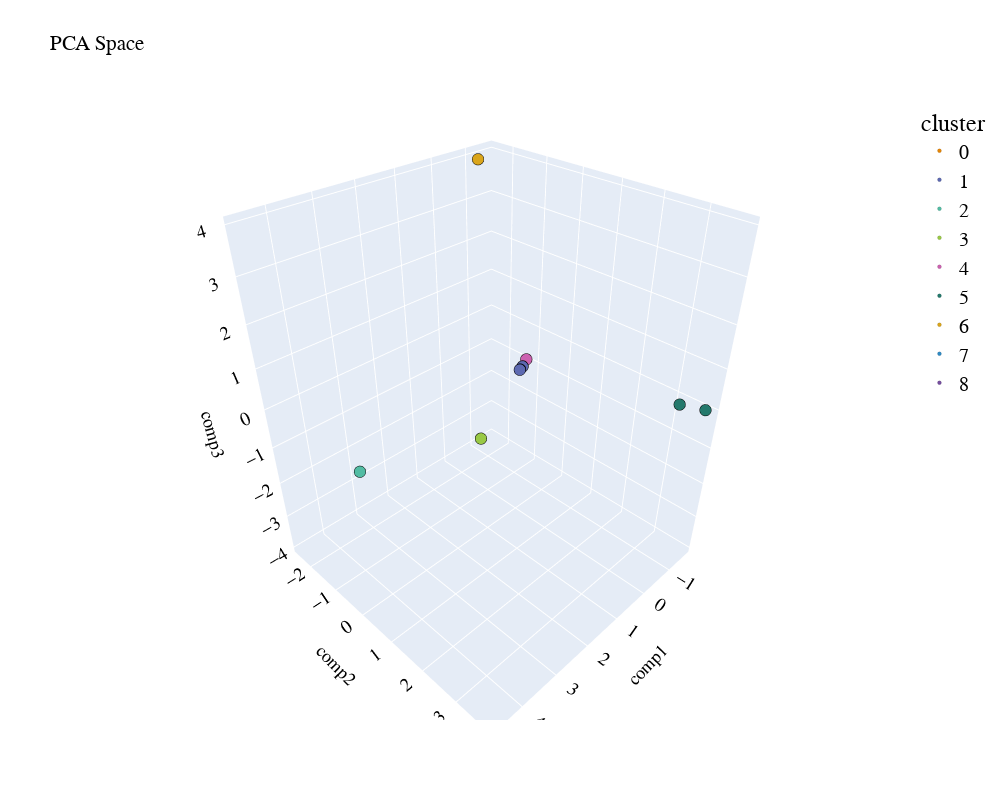

The notebook cell this image was saved under:
### Code cell
# Calculation the principal components in 2D and 3D

import prince
import plotly.express as px

def get_pca_2d(df, predict):

    pca_2d_object = prince.PCA(
    n_components=2,
    n_iter=3,
    rescale_with_mean=True,
    rescale_with_std=True,
    copy=True,
    check_input=True,
    engine='sklearn',
    random_state=42
    )

    pca_2d_object.fit(df)

    df_pca_2d = pca_2d_object.transform(df)
    df_pca_2d.columns = ["comp1", "comp2"]
    df_pca_2d["cluster"] = predict

    return pca_2d_object, df_pca_2d



def get_pca_3d(df, predict):

    pca_3d_object = prince.PCA(
    n_components=3,
    n_iter=3,
    rescale_with_mean=True,
    rescale_with_std=True,
    copy=True,
    check_input=True,
    engine='sklearn',
    random_state=42
    )

    pca_3d_object.fit(df)

    df_pca_3d = pca_3d_object.transform(df)
    df_pca_3d.columns = ["comp1", "comp2", "comp3"]
    df_pca_3d["cluster"] = predict

    return pca_3d_object, df_pca_3d



def plot_pca_3d(df, title = "PCA Space", opacity=0.8, width_line = 0.1):

    df = df.astype({"cluster": "object"})
    df = df.sort_values("cluster")

    columns = df.columns[0:3].tolist()

    fig = px.scatter_3d(df, 
                        x=columns[0], 
                        y=columns[1], 
                        z=columns[2],
                        color='cluster',
                        template="plotly",
                        
                        # symbol = "cluster",
                        
                        color_discrete_sequence=px.colors.qualitative.Vivid,
                        title=title).update_traces(
                            # mode = 'markers',
                            marker={
                                "size": 4,
                                "opacity": opacity,
                                # "symbol" : "diamond",
                                "line": {
                                    "width": width_line,
                                    "color": "black",
                                }
                            }
                        ).update_layout(
                                width = 1000, 
                                height = 800, 
                                autosize = False, 
                                showlegend = True,
                                legend=dict(title_font_family="Times New Roman",
                                            font=dict(size= 20)),
                                scene = dict(xaxis=dict(title = 'comp1', titlefont_color = 'black'),
                                            yaxis=dict(title = 'comp2', titlefont_color = 'black'),
                                            zaxis=dict(title = 'comp3', titlefont_color = 'black')),
                                font = dict(family = "Gilroy", color  = 'black', size = 15))
                      
    
    fig.show()


def plot_pca_2d(df, title = "PCA Space", opacity=0.8, width_line = 0.1):

    df = df.astype({"cluster": "object"})
    df = df.sort_values("cluster")

    columns = df.columns[0:3].tolist()


    fig = px.scatter(df, 
                        x=columns[0], 
                        y=columns[1],
                        color='cluster',
                        template="plotly",
                        # symbol = "cluster",
                        
                        color_discrete_sequence=px.colors.qualitative.Vivid,
                        title=title).update_traces(
                            # mode = 'markers',
                            marker={
                                "size": 8,
                                "opacity": opacity,
                                # "symbol" : "diamond",
                                "line": {
                                    "width": width_line,
                                    "color": "black",
                                }
                            }
                        ).update_layout(
                                width = 800, 
                                height = 700, 
                                autosize = False, 
                                showlegend = True,
                                legend=dict(title_font_family="Times New Roman",
                                            font=dict(size= 20)),
                                scene = dict(xaxis=dict(title = 'comp1', titlefont_color = 'black'),
                                            yaxis=dict(title = 'comp2', titlefont_color = 'black'),
                                            ),
                                font = dict(family = "Gilroy", color  = 'black', size = 15))
                        
        
    fig.show()
    
    
# PCA 3D

pca_3d_object, df_pca_3d = get_pca_3d(data_no_outliers, clusters_predict)
plot_pca_3d(df_pca_3d, title = "PCA Space", opacity=1, width_line = 0.1)
print("The variability is :", pca_3d_object.eigenvalues_summary)

### Figure 1 — Plotly figure (JSON) as saved in the notebook; plotly's stock layout.template omitted (floating-point values rounded to 4 significant figures)
{"data": [{"hovertemplate": "cluster=0<br>comp1=%{x}<br>comp2=%{y}<br>comp3=%{z}<extra></extra>", "legendgroup": "0", "marker": {"color": "rgb(229, 134, 6)", "line": {"color": "black", "width": 0.1}, "opacity": 1, "size": 4, "symbol": "circle"}, "mode": "markers", "name": "0", "scene": "scene", "showlegend": true, "type": "scatter3d", "x": [-0.1856, -0.1856, -0.1856, -0.1856, -0.1856, -0.1856, -0.1856, -0.1856, -0.1856, -0.1856], "y": [-0.06406, -0.06406, -0.06406, -0.06406, -0.06406, -0.06406, -0.06406, -0.06406, -0.06406, -0.06406], "z": [1.235e-13, 1.235e-13, 1.235e-13, 1.235e-13, 1.235e-13, 1.235e-13, 1.235e-13, 1.235e-13, 1.235e-13, 1.235e-13]}, {"hovertemplate": "cluster=1<br>comp1=%{x}<br>comp2=%{y}<br>comp3=%{z}<extra></extra>", "legendgroup": "1", "marker": {"color": "rgb(93, 105, 177)", "line": {"color": "black", "width": 0.1}, "opacity": 1, "size": 4, "symbol": "circle"}, "mode": "markers", "name": "1", "scene": "scene", "showlegend": true, "type": "scatter3d", "x": [-0.05754, -0.05754, -0.05754, -0.05754, -0.05754, -0.05754, -0.05754, -0.05754, -0.05754, -0.05754, -0.05754, -0.05754, -0.05754, -0.1856, -0.0417, -0.1856, -0.04119, -0.04119, -0.04119, -0.04119, -0.04119, -0.04119, -0.04119, -0.04119, -0.0417, -0.0417, -0.0417, -0.0417, -0.0417, -0.0417, -0.0417, -0.0417, -0.05754, -0.05754, -0.0417, -0.05754, -0.05754, -0.05754, -0.05754, -0.05754, -0.05754, -0.05754, -0.05754, -0.05754, -0.05754, -0.05754, -0.05754, -0.05754, -0.05754, -0.05754, -0.05754, -0.05754, -0.05754, -0.05754, -0.1856, -0.1856, -0.05754, -0.05754, -0.05754, -0.05754, -0.05754, -0.05754, -0.05754, -0.05754, -0.1856, -0.05754, -0.05754, -0.05754, -0.1856, -0.05754, -0.1856, -0.1856, -0.1856, -0.1856, -0.05754, -0.05754], "y": [-0.01795, -0.01795, -0.01795, -0.01795, -0.01795, -0.01795, -0.01795, -0.01795, -0.01795, -0.01795, -0.01795, -0.01795, -0.01795, -0.06406, -0.01286, -0.06406, -0.0127, -0.0127, -0.0127, -0.0127, -0.0127, -0.0127, -0.0127, -0.0127, -0.01286, -0.01286, -0.01286, -0.01286, -0.01286, -0.01286, -0.01286, -0.01286, -0.01795, -0.01795, -0.01286, -0.01795, -0.01795, -0.01795, -0.01795, -0.01795, -0.01795, -0.01795, -0.01795, -0.01795, -0.01795, -0.01795, -0.01795, -0.01795, -0.01795, -0.01795, -0.01795, -0.01795, -0.01795, -0.01795, -0.06406, -0.06406, -0.01795, -0.01795, -0.01795, -0.01795, -0.01795, -0.01795, -0.01795, -0.01795, -0.06406, -0.01795, -0.01795, -0.01795, -0.06406, -0.01795, -0.06406, -0.06406, -0.06406, -0.06406, -0.01795, -0.01795], "z": [1.359e-15, 1.359e-15, 1.359e-15, 1.359e-15, 1.359e-15, 1.359e-15, 1.359e-15, 1.359e-15, 1.359e-15, 1.359e-15, 1.359e-15, 1.359e-15, 1.359e-15, -1.615e-14, 8.037e-16, -1.615e-14, -6.418e-15, -6.418e-15, -6.418e-15, -6.418e-15, -6.418e-15, -6.418e-15, -6.418e-15, -6.418e-15, 8.037e-16, 8.037e-16, 8.037e-16, 8.037e-16, 8.037e-16, 8.037e-16, 8.037e-16, 8.037e-16, 1.359e-15, 1.359e-15, 8.037e-16, 1.359e-15, 1.359e-15, 1.359e-15, 1.359e-15, 1.359e-15, 1.359e-15, 1.359e-15, 1.359e-15, 1.359e-15, 1.359e-15, 1.359e-15, 1.359e-15, 1.359e-15, 1.359e-15, 1.359e-15, 1.359e-15, 1.359e-15, 1.359e-15, 1.359e-15, -1.615e-14, -1.615e-14, 1.359e-15, 1.359e-15, 1.359e-15, 1.359e-15, 1.359e-15, 1.359e-15, 1.359e-15, 1.359e-15, -1.615e-14, 1.359e-15, 1.359e-15, 1.359e-15, -1.615e-14, 1.359e-15, -1.615e-14, -1.615e-14, -1.615e-14, -1.615e-14, 1.359e-15, 1.359e-15]}, {"hovertemplate": "cluster=2<br>comp1=%{x}<br>comp2=%{y}<br>comp3=%{z}<extra></extra>", "legendgroup": "2", "marker": {"color": "rgb(82, 188, 163)", "line": {"color": "black", "width": 0.1}, "opacity": 1, "size": 4, "symbol": "circle"}, "mode": "markers", "name": "2", "scene": "scene", "showlegend": true, "type": "scatter3d", "x": [4.64, 4.64, 4.64, 4.64, 4.64, 4.64, 4.64, 4.64, 4.64, 4.64, 4.64, 4.64, 4.64, 4.64, 4.64, 4.64, 4.64, 4.64, 4.64, 4.64, 4.64, 4.64, 4.64, 4.64, 4.64, 4.64, 4.64, 4.64, 4.64, 4.64, 4.64, 4.64, 4.64], "y": [0.3204, 0.3204, 0.3204, 0.3204, 0.3204, 0.3204, 0.3204, 0.3204, 0.3204, 0.3204, 0.3204, 0.3204, 0.3204, 0.3204, 0.3204, 0.3204, 0.3204, 0.3204, 0.3204, 0.3204, 0.3204, 0.3204, 0.3204, 0.3204, 0.3204, 0.3204, 0.3204, 0.3204, 0.3204, 0.3204, 0.3204, 0.3204, 0.3204], "z": [-2.46e-13, -2.46e-13, -2.46e-13, -2.46e-13, -2.46e-13, -2.46e-13, -2.46e-13, -2.46e-13, -2.46e-13, -2.46e-13, -2.46e-13, -2.46e-13, -2.46e-13, -2.46e-13, -2.46e-13, -2.46e-13, -2.46e-13, -2.46e-13, -2.46e-13, -2.46e-13, -2.46e-13, -2.46e-13, -2.46e-13, -2.46e-13, -2.46e-13, -2.46e-13, -2.46e-13, -2.46e-13, -2.46e-13, -2.46e-13, -2.46e-13, -2.46e-13, -2.46e-13]}, {"hovertemplate": "cluster=3<br>comp1=%{x}<br>comp2=%{y}<br>comp3=%{z}<extra></extra>", "legendgroup": "3", "marker": {"color": "rgb(153, 201, 69)", "line": {"color": "black", "width": 0.1}, "opacity": 1, "size": 4, "symbol": "circle"}, "mode": "markers", "name": "3", "scene": "scene", "showlegend": true, "type": "scatter3d", "x": [-1.193, -1.193, -1.193, -1.193, -1.193, -1.193, -1.193, -1.193, -1.193, -1.193, -1.193, -1.193, -1.193, -1.193, -1.193, -1.193, -1.193, -1.193, -1.193, -1.193, -1.193, -1.193, -1.193, -1.193, -1.193, -1.193, -1.193, -1.193, -1.193], "y": [-2.485, -2.485, -2.485, -2.485, -2.485, -2.485, -2.485, -2.485, -2.485, -2.485, -2.485, -2.485, -2.485, -2.485, -2.485, -2.485, -2.485, -2.485, -2.485, -2.485, -2.485, -2.485, -2.485, -2.485, -2.485, -2.485, -2.485, -2.485, -2.485], "z": [-3.904, -3.904, -3.904, -3.904, -3.904, -3.904, -3.904, -3.904, -3.904, -3.904, -3.904, -3.904, -3.904, -3.904, -3.904, -3.904, -3.904, -3.904, -3.904, -3.904, -3.904, -3.904, -3.904, -3.904, -3.904, -3.904, -3.904, -3.904, -3.904]}, {"hovertemplate": "cluster=4<br>comp1=%{x}<br>comp2=%{y}<br>comp3=%{z}<extra></extra>", "legendgroup": "4", "marker": {"color": "rgb(204, 97, 176)", "line": {"color": "black", "width": 0.1}, "opacity": 1, "size": 4, "symbol": "circle"}, "mode": "markers", "name": "4", "scene": "scene", "showlegend": true, "type": "scatter3d", "x": [-0.4748, -0.4748, -0.4748, -0.4748, -0.4748, -0.4748, -0.4748, -0.4748, -0.4748, -0.4748, -0.4748, -0.4748, -0.4748, -0.4748, -0.4748, -0.4748, -0.4748, -0.4748, -0.4748, -0.4748, -0.4748, -0.4748, -0.4748, -0.4748], "y": [-0.2155, -0.2155, -0.2155, -0.2155, -0.2155, -0.2155, -0.2155, -0.2155, -0.2155, -0.2155, -0.2155, -0.2155, -0.2155, -0.2155, -0.2155, -0.2155, -0.2155, -0.2155, -0.2155, -0.2155, -0.2155, -0.2155, -0.2155, -0.2155], "z": [-6.385e-15, -6.385e-15, -6.385e-15, -6.385e-15, -6.385e-15, -6.385e-15, -6.385e-15, -6.385e-15, -6.385e-15, -6.385e-15, -6.385e-15, -6.385e-15, -6.385e-15, -6.385e-15, -6.385e-15, -6.385e-15, -6.385e-15, -6.385e-15, -6.385e-15, -6.385e-15, -6.385e-15, -6.385e-15, -6.385e-15, -6.385e-15]}, {"hovertemplate": "cluster=5<br>comp1=%{x}<br>comp2=%{y}<br>comp3=%{z}<extra></extra>", "legendgroup": "5", "marker": {"color": "rgb(36, 121, 108)", "line": {"color": "black", "width": 0.1}, "opacity": 1, "size": 4, "symbol": "circle"}, "mode": "markers", "name": "5", "scene": "scene", "showlegend": true, "type": "scatter3d", "x": [-1.618, -1.618, -1.618, -1.618, -1.618, -1.618, -1.618, -1.618, -1.618, -1.618, -1.618, -1.618, -1.618, -1.618, -1.618, -1.618, -1.618, -1.618, -1.618, -1.618, -1.618, -1.618, -1.618, -1.414, -1.414, -1.414, -1.414, -1.414, -1.414, -1.414, -1.414, -1.414, -1.414, -1.618, -1.618, -1.618, -1.618, -1.618, -1.618], "y": [3.782, 3.782, 3.782, 3.782, 3.782, 3.782, 3.782, 3.782, 3.782, 3.782, 3.782, 3.782, 3.782, 3.782, 3.782, 3.782, 3.782, 3.782, 3.782, 3.782, 3.782, 3.782, 3.782, 3.289, 3.289, 3.289, 3.289, 3.289, 3.289, 3.289, 3.289, 3.289, 3.289, 3.782, 3.782, 3.782, 3.782, 3.782, 3.782], "z": [1.832e-14, 1.832e-14, 1.832e-14, 1.832e-14, 1.832e-14, 1.832e-14, 1.832e-14, 1.832e-14, 1.832e-14, 1.832e-14, 1.832e-14, 1.832e-14, 1.832e-14, 1.832e-14, 1.832e-14, 1.832e-14, 1.832e-14, 1.832e-14, 1.832e-14, 1.832e-14, 1.832e-14, 1.832e-14, 1.832e-14, 9.241e-15, 9.241e-15, 9.241e-15, 9.241e-15, 9.241e-15, 9.241e-15, 9.241e-15, 9.241e-15, 9.241e-15, 9.241e-15, 1.832e-14, 1.832e-14, 1.832e-14, 1.832e-14, 1.832e-14, 1.832e-14]}, {"hovertemplate": "cluster=6<br>comp1=%{x}<br>comp2=%{y}<br>comp3=%{z}<extra></extra>", "legendgroup": "6", "marker": {"color": "rgb(218, 165, 27)", "line": {"color": "black", "width": 0.1}, "opacity": 1, "size": 4, "symbol": "circle"}, "mode": "markers", "name": "6", "scene": "scene", "showlegend": true, "type": "scatter3d", "x": [-1.193, -1.193, -1.193, -1.193, -1.193, -1.193, -1.193, -1.193, -1.193, -1.193, -1.193, -1.193, -1.193, -1.193, -1.193, -1.193, -1.193, -1.193, -1.193, -1.193, -1.193, -1.193, -1.193, -1.193, -1.193, -1.193, -1.193, -1.193, -1.193], "y": [-2.485, -2.485, -2.485, -2.485, -2.485, -2.485, -2.485, -2.485, -2.485, -2.485, -2.485, -2.485, -2.485, -2.485, -2.485, -2.485, -2.485, -2.485, -2.485, -2.485, -2.485, -2.485, -2.485, -2.485, -2.485, -2.485, -2.485, -2.485, -2.485], "z": [3.904, 3.904, 3.904, 3.904, 3.904, 3.904, 3.904, 3.904, 3.904, 3.904, 3.904, 3.904, 3.904, 3.904, 3.904, 3.904, 3.904, 3.904, 3.904, 3.904, 3.904, 3.904, 3.904, 3.904, 3.904, 3.904, 3.904, 3.904, 3.904]}, {"hovertemplate": "cluster=7<br>comp1=%{x}<br>comp2=%{y}<br>comp3=%{z}<extra></extra>", "legendgroup": "7", "marker": {"color": "rgb(47, 138, 196)", "line": {"color": "black", "width": 0.1}, "opacity": 1, "size": 4, "symbol": "circle"}, "mode": "markers", "name": "7", "scene": "scene", "showlegend": true, "type": "scatter3d", "x": [-0.1936, -0.1936, -0.1936, -0.1936, -0.1936, -0.1936, -0.1936, -0.1936, -0.1936, -0.1936, -0.1936], "y": [-0.06726, -0.06726, -0.06726, -0.06726, -0.06726, -0.06726, -0.06726, -0.06726, -0.06726, -0.06726, -0.06726], "z": [-8.189e-15, -8.189e-15, -8.189e-15, -8.189e-15, -8.189e-15, -8.189e-15, -8.189e-15, -8.189e-15, -8.189e-15, -8.189e-15, -8.189e-15]}, {"hovertemplate": "cluster=8<br>comp1=%{x}<br>comp2=%{y}<br>comp3=%{z}<extra></extra>", "legendgroup": "8", "marker": {"color": "rgb(118, 78, 159)", "line": {"color": "black", "width": 0.1}, "opacity": 1, "size": 4, "symbol": "circle"}, "mode": "markers", "name": "8", "scene": "scene", "showlegend": true, "type": "scatter3d", "x": [-0.1936, -0.1936, -0.1936, -0.1936, -0.1936, -0.1936, -0.1936, -0.1936, -0.1936, -0.1936, -0.1936], "y": [-0.06726, -0.06726, -0.06726, -0.06726, -0.06726, -0.06726, -0.06726, -0.06726, -0.06726, -0.06726, -0.06726], "z": [-3.436e-14, -3.436e-14, -3.436e-14, -3.436e-14, -3.436e-14, -3.436e-14, -3.436e-14, -3.436e-14, -3.436e-14, -3.436e-14, -3.436e-14]}], "layout": {"autosize": false, "font": {"color": "black", "family": "Gilroy", "size": 15}, "height": 800, "legend": {"font": {"size": 20}, "title": {"font": {"family": "Times New Roman"}, "text": "cluster"}, "tracegroupgap": 0}, "scene": {"domain": {"x": [0, 1], "y": [0, 1]}, "xaxis": {"title": {"font": {"color": "black"}, "text": "comp1"}}, "yaxis": {"title": {"font": {"color": "black"}, "text": "comp2"}}, "zaxis": {"title": {"font": {"color": "black"}, "text": "comp3"}}}, "showlegend": true, "title": {"text": "PCA Space"}, "width": 1000}}
